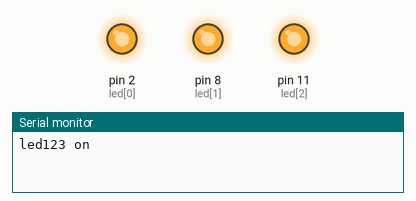
A sketch run on a simulated Arduino Uno, built with avr-gcc and run on an emulated ATmega328P. Parts: output pins drawn as LEDs (lit = HIGH), the last lines printed to the serial monitor.

Above: at 0.2 s.
At 1.2 s:
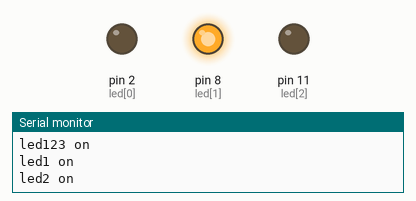
At 2.7 s:
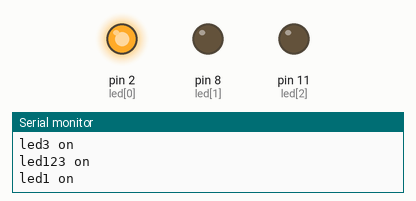
At 3.7 s:
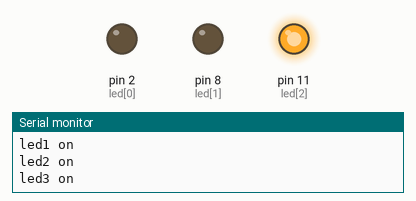
Timing chart, 0 to 4.6 s (numbered marks = the images above):
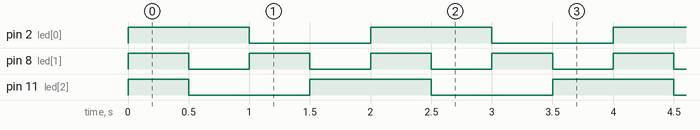

Measured:
- by itself, pin 2 (led[0]): alternates HIGH for 1.0 s and LOW for 1.0 s
- by itself, pin 8 (led[1]): alternates HIGH for 0.50 s and LOW for 0.50 s
- by itself, pin 11 (led[2]): repeats every 2.0 s: LOW 1.0 s, HIGH 1.0 s

The sketch:

bling-2.ino
```cpp
int led[] = {2,8,11};
void setup() {
    Serial.begin(9600);
    pinMode(led[0],OUTPUT);
    pinMode(led[1],OUTPUT);
    pinMode(led[2],OUTPUT);
 }

void loop() {
  for(;;){
  Serial.println("led123 on");
  digitalWrite(led[0], HIGH);   // turn the LED on (HIGH is the voltage level)
  digitalWrite(led[1], HIGH);
  digitalWrite(led[2], HIGH);
  delay(500);

  Serial.println("led1 on");
  digitalWrite(led[1], LOW);
  digitalWrite(led[2], LOW);  // turn the LED off by making the voltage LOW
  delay(500);

  Serial.println("led2 on");
  digitalWrite(led[0], LOW);
  digitalWrite(led[1], HIGH);   // turn the LED on (HIGH is the voltage level)
  delay(500);

  Serial.println("led3 on");
  digitalWrite(led[1], LOW);    // turn the LED off by making the voltage LOW
  digitalWrite(led[2], HIGH);   // turn the LED on (HIGH is the voltage level)
  delay(500);

  digitalWrite(led[2], LOW);    // turn the LED off by making the voltage LOW
  };
}
```

hello.c
```cpp

```
